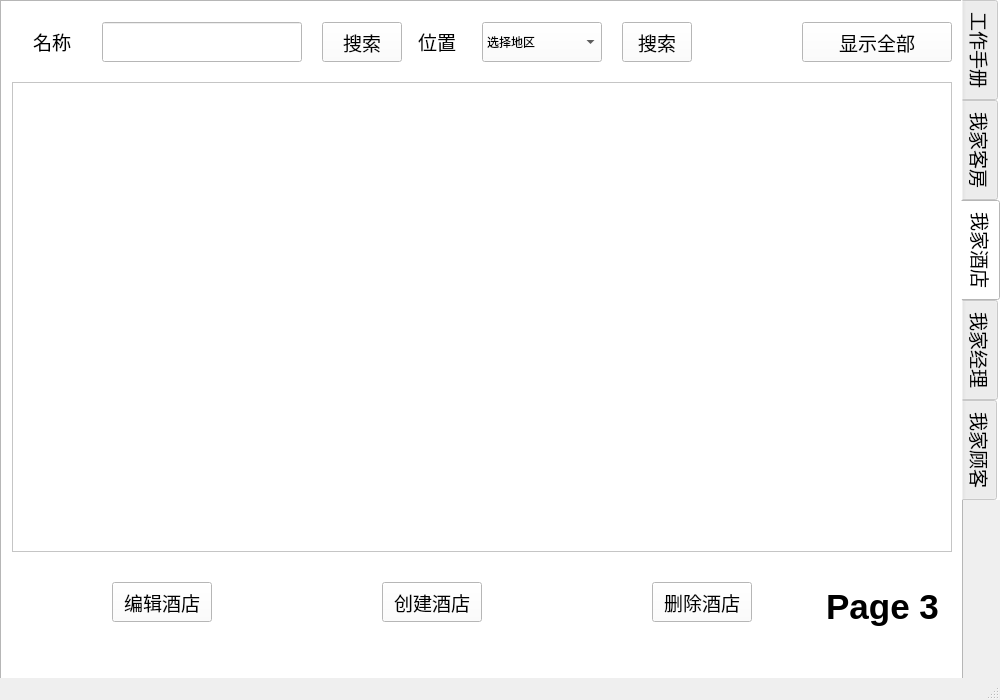
<?xml version="1.0" encoding="UTF-8"?>
<ui version="4.0">
 <class>bosswindow</class>
 <widget class="QMainWindow" name="bosswindow">
  <property name="geometry">
   <rect>
    <x>0</x>
    <y>0</y>
    <width>1000</width>
    <height>700</height>
   </rect>
  </property>
  <property name="minimumSize">
   <size>
    <width>1000</width>
    <height>700</height>
   </size>
  </property>
  <property name="maximumSize">
   <size>
    <width>1000</width>
    <height>700</height>
   </size>
  </property>
  <property name="windowTitle">
   <string>蛋壳行记</string>
  </property>
  <widget class="QWidget" name="centralwidget">
   <widget class="QTabWidget" name="tabWidget">
    <property name="geometry">
     <rect>
      <x>0</x>
      <y>0</y>
      <width>1000</width>
      <height>700</height>
     </rect>
    </property>
    <property name="font">
     <font>
      <family>等线</family>
      <pointsize>14</pointsize>
     </font>
    </property>
    <property name="styleSheet">
     <string notr="true">background-color: rgb(255, 255, 255);
color: rgb(0, 0, 0);</string>
    </property>
    <property name="tabPosition">
     <enum>QTabWidget::East</enum>
    </property>
    <property name="currentIndex">
     <number>2</number>
    </property>
    <widget class="QWidget" name="tab_5">
     <attribute name="title">
      <string>工作手册</string>
     </attribute>
     <widget class="QLabel" name="label_7">
      <property name="geometry">
       <rect>
        <x>0</x>
        <y>-35</y>
        <width>760</width>
        <height>731</height>
       </rect>
      </property>
      <property name="text">
       <string>&lt;html&gt;&lt;head/&gt;&lt;body&gt;&lt;p&gt;&lt;img src=&quot;:/image/images/timg.jpg&quot;/&gt;&lt;/p&gt;&lt;/body&gt;&lt;/html&gt;</string>
      </property>
     </widget>
     <widget class="QPushButton" name="bLogout">
      <property name="geometry">
       <rect>
        <x>815</x>
        <y>190</y>
        <width>100</width>
        <height>40</height>
       </rect>
      </property>
      <property name="font">
       <font>
        <family>等线</family>
        <pointsize>14</pointsize>
       </font>
      </property>
      <property name="text">
       <string>退出登录</string>
      </property>
     </widget>
     <widget class="QPushButton" name="bExit">
      <property name="geometry">
       <rect>
        <x>815</x>
        <y>330</y>
        <width>100</width>
        <height>40</height>
       </rect>
      </property>
      <property name="font">
       <font>
        <family>等线</family>
        <pointsize>14</pointsize>
       </font>
      </property>
      <property name="text">
       <string>退出系统</string>
      </property>
     </widget>
     <widget class="QLabel" name="label_4">
      <property name="geometry">
       <rect>
        <x>780</x>
        <y>560</y>
        <width>180</width>
        <height>80</height>
       </rect>
      </property>
      <property name="text">
       <string>&lt;html&gt;&lt;head/&gt;&lt;body&gt;&lt;p align=&quot;center&quot;&gt;&lt;span style=&quot; font-size:28pt; font-weight:600;&quot;&gt;Page 1&lt;/span&gt;&lt;/p&gt;&lt;/body&gt;&lt;/html&gt;</string>
      </property>
     </widget>
    </widget>
    <widget class="QWidget" name="tab_2">
     <attribute name="title">
      <string>我家客房</string>
     </attribute>
     <widget class="QPushButton" name="broomQuery1">
      <property name="geometry">
       <rect>
        <x>320</x>
        <y>20</y>
        <width>80</width>
        <height>40</height>
       </rect>
      </property>
      <property name="font">
       <font>
        <family>等线</family>
        <pointsize>14</pointsize>
       </font>
      </property>
      <property name="text">
       <string>搜索</string>
      </property>
     </widget>
     <widget class="QPushButton" name="broomShow">
      <property name="geometry">
       <rect>
        <x>810</x>
        <y>20</y>
        <width>130</width>
        <height>40</height>
       </rect>
      </property>
      <property name="font">
       <font>
        <family>等线</family>
        <pointsize>14</pointsize>
       </font>
      </property>
      <property name="text">
       <string>显示全部</string>
      </property>
     </widget>
     <widget class="QPushButton" name="broomEdit">
      <property name="geometry">
       <rect>
        <x>110</x>
        <y>580</y>
        <width>100</width>
        <height>40</height>
       </rect>
      </property>
      <property name="font">
       <font>
        <family>等线</family>
        <pointsize>14</pointsize>
       </font>
      </property>
      <property name="text">
       <string>编辑客房</string>
      </property>
     </widget>
     <widget class="QLineEdit" name="lroomQuery">
      <property name="geometry">
       <rect>
        <x>100</x>
        <y>20</y>
        <width>200</width>
        <height>40</height>
       </rect>
      </property>
     </widget>
     <widget class="QLabel" name="label_5">
      <property name="geometry">
       <rect>
        <x>30</x>
        <y>20</y>
        <width>60</width>
        <height>40</height>
       </rect>
      </property>
      <property name="font">
       <font>
        <family>等线</family>
        <pointsize>14</pointsize>
       </font>
      </property>
      <property name="text">
       <string>&lt;html&gt;&lt;head/&gt;&lt;body&gt;&lt;p align=&quot;center&quot;&gt;名称&lt;/p&gt;&lt;/body&gt;&lt;/html&gt;</string>
      </property>
     </widget>
     <widget class="QTableWidget" name="rTable">
      <property name="geometry">
       <rect>
        <x>10</x>
        <y>80</y>
        <width>940</width>
        <height>470</height>
       </rect>
      </property>
     </widget>
     <widget class="QLabel" name="label_2">
      <property name="geometry">
       <rect>
        <x>420</x>
        <y>20</y>
        <width>60</width>
        <height>40</height>
       </rect>
      </property>
      <property name="text">
       <string>&lt;html&gt;&lt;head/&gt;&lt;body&gt;&lt;p align=&quot;center&quot;&gt;&lt;span style=&quot; font-size:14pt;&quot;&gt;类型&lt;/span&gt;&lt;/p&gt;&lt;/body&gt;&lt;/html&gt;</string>
      </property>
     </widget>
     <widget class="QComboBox" name="cQuery">
      <property name="geometry">
       <rect>
        <x>490</x>
        <y>20</y>
        <width>170</width>
        <height>40</height>
       </rect>
      </property>
      <property name="styleSheet">
       <string notr="true">font: 14pt &quot;等线&quot;;</string>
      </property>
      <property name="currentIndex">
       <number>0</number>
      </property>
      <item>
       <property name="text">
        <string>选择房间类型</string>
       </property>
      </item>
      <item>
       <property name="text">
        <string>单人间</string>
       </property>
      </item>
      <item>
       <property name="text">
        <string>大床房</string>
       </property>
      </item>
      <item>
       <property name="text">
        <string>标间</string>
       </property>
      </item>
      <item>
       <property name="text">
        <string>家庭房</string>
       </property>
      </item>
      <item>
       <property name="text">
        <string>套房</string>
       </property>
      </item>
     </widget>
     <widget class="QPushButton" name="broomQuery2">
      <property name="geometry">
       <rect>
        <x>670</x>
        <y>20</y>
        <width>80</width>
        <height>40</height>
       </rect>
      </property>
      <property name="font">
       <font>
        <family>等线</family>
        <pointsize>14</pointsize>
       </font>
      </property>
      <property name="text">
       <string>搜索</string>
      </property>
     </widget>
     <widget class="QPushButton" name="broomAdd">
      <property name="geometry">
       <rect>
        <x>380</x>
        <y>580</y>
        <width>100</width>
        <height>40</height>
       </rect>
      </property>
      <property name="font">
       <font>
        <family>等线</family>
        <pointsize>14</pointsize>
       </font>
      </property>
      <property name="text">
       <string>添加客房</string>
      </property>
     </widget>
     <widget class="QPushButton" name="broomDel">
      <property name="geometry">
       <rect>
        <x>670</x>
        <y>580</y>
        <width>100</width>
        <height>40</height>
       </rect>
      </property>
      <property name="font">
       <font>
        <family>等线</family>
        <pointsize>14</pointsize>
       </font>
      </property>
      <property name="text">
       <string>删除客房</string>
      </property>
     </widget>
     <widget class="QLabel" name="label_12">
      <property name="geometry">
       <rect>
        <x>810</x>
        <y>580</y>
        <width>151</width>
        <height>61</height>
       </rect>
      </property>
      <property name="text">
       <string>&lt;html&gt;&lt;head/&gt;&lt;body&gt;&lt;p align=&quot;center&quot;&gt;&lt;span style=&quot; font-size:26pt; font-weight:600;&quot;&gt;Page 2&lt;/span&gt;&lt;/p&gt;&lt;/body&gt;&lt;/html&gt;</string>
      </property>
     </widget>
    </widget>
    <widget class="QWidget" name="Tab1">
     <attribute name="title">
      <string>我家酒店</string>
     </attribute>
     <widget class="QPushButton" name="bhotelQuery1">
      <property name="geometry">
       <rect>
        <x>320</x>
        <y>20</y>
        <width>80</width>
        <height>40</height>
       </rect>
      </property>
      <property name="font">
       <font>
        <family>等线</family>
        <pointsize>14</pointsize>
       </font>
      </property>
      <property name="text">
       <string>搜索</string>
      </property>
     </widget>
     <widget class="QPushButton" name="bhotelQuery2">
      <property name="geometry">
       <rect>
        <x>620</x>
        <y>20</y>
        <width>70</width>
        <height>40</height>
       </rect>
      </property>
      <property name="font">
       <font>
        <family>等线</family>
        <pointsize>14</pointsize>
       </font>
      </property>
      <property name="text">
       <string>搜索</string>
      </property>
     </widget>
     <widget class="QPushButton" name="bhotelShow">
      <property name="geometry">
       <rect>
        <x>800</x>
        <y>20</y>
        <width>150</width>
        <height>40</height>
       </rect>
      </property>
      <property name="font">
       <font>
        <family>等线</family>
        <pointsize>14</pointsize>
       </font>
      </property>
      <property name="text">
       <string>显示全部</string>
      </property>
     </widget>
     <widget class="QPushButton" name="bhotelEdit">
      <property name="geometry">
       <rect>
        <x>110</x>
        <y>580</y>
        <width>100</width>
        <height>40</height>
       </rect>
      </property>
      <property name="font">
       <font>
        <family>等线</family>
        <pointsize>14</pointsize>
       </font>
      </property>
      <property name="text">
       <string>编辑酒店</string>
      </property>
     </widget>
     <widget class="QPushButton" name="bhotelAdd">
      <property name="geometry">
       <rect>
        <x>380</x>
        <y>580</y>
        <width>100</width>
        <height>40</height>
       </rect>
      </property>
      <property name="font">
       <font>
        <family>等线</family>
        <pointsize>14</pointsize>
       </font>
      </property>
      <property name="text">
       <string>创建酒店</string>
      </property>
     </widget>
     <widget class="QPushButton" name="bhotelDel">
      <property name="geometry">
       <rect>
        <x>650</x>
        <y>580</y>
        <width>100</width>
        <height>40</height>
       </rect>
      </property>
      <property name="font">
       <font>
        <family>等线</family>
        <pointsize>14</pointsize>
       </font>
      </property>
      <property name="text">
       <string>删除酒店</string>
      </property>
     </widget>
     <widget class="QLabel" name="label">
      <property name="geometry">
       <rect>
        <x>20</x>
        <y>20</y>
        <width>60</width>
        <height>40</height>
       </rect>
      </property>
      <property name="font">
       <font>
        <family>等线</family>
        <pointsize>14</pointsize>
       </font>
      </property>
      <property name="text">
       <string>&lt;html&gt;&lt;head/&gt;&lt;body&gt;&lt;p align=&quot;center&quot;&gt;名称&lt;/p&gt;&lt;/body&gt;&lt;/html&gt;</string>
      </property>
     </widget>
     <widget class="QLineEdit" name="lhotelQuery">
      <property name="geometry">
       <rect>
        <x>100</x>
        <y>20</y>
        <width>200</width>
        <height>40</height>
       </rect>
      </property>
     </widget>
     <widget class="QTableWidget" name="hTable">
      <property name="geometry">
       <rect>
        <x>10</x>
        <y>80</y>
        <width>940</width>
        <height>470</height>
       </rect>
      </property>
     </widget>
     <widget class="QComboBox" name="cQuery2">
      <property name="geometry">
       <rect>
        <x>480</x>
        <y>20</y>
        <width>120</width>
        <height>40</height>
       </rect>
      </property>
      <property name="styleSheet">
       <string notr="true">font: 14pt &quot;等线&quot;;</string>
      </property>
      <property name="currentIndex">
       <number>0</number>
      </property>
      <item>
       <property name="text">
        <string>选择地区</string>
       </property>
      </item>
      <item>
       <property name="text">
        <string>海淀区</string>
       </property>
      </item>
      <item>
       <property name="text">
        <string>朝阳区</string>
       </property>
      </item>
      <item>
       <property name="text">
        <string>丰台区</string>
       </property>
      </item>
      <item>
       <property name="text">
        <string>东城区</string>
       </property>
      </item>
      <item>
       <property name="text">
        <string>西城区</string>
       </property>
      </item>
     </widget>
     <widget class="QLabel" name="label_9">
      <property name="geometry">
       <rect>
        <x>410</x>
        <y>20</y>
        <width>50</width>
        <height>40</height>
       </rect>
      </property>
      <property name="font">
       <font>
        <family>等线</family>
        <pointsize>14</pointsize>
       </font>
      </property>
      <property name="text">
       <string>&lt;html&gt;&lt;head/&gt;&lt;body&gt;&lt;p align=&quot;center&quot;&gt;&lt;span style=&quot; font-size:14pt;&quot;&gt;位置&lt;/span&gt;&lt;/p&gt;&lt;/body&gt;&lt;/html&gt;</string>
      </property>
     </widget>
     <widget class="QLabel" name="label_11">
      <property name="geometry">
       <rect>
        <x>800</x>
        <y>570</y>
        <width>161</width>
        <height>71</height>
       </rect>
      </property>
      <property name="text">
       <string>&lt;html&gt;&lt;head/&gt;&lt;body&gt;&lt;p align=&quot;center&quot;&gt;&lt;span style=&quot; font-size:26pt; font-weight:600;&quot;&gt;Page 3&lt;/span&gt;&lt;/p&gt;&lt;/body&gt;&lt;/html&gt;</string>
      </property>
     </widget>
    </widget>
    <widget class="QWidget" name="tab_3">
     <attribute name="title">
      <string>我家经理</string>
     </attribute>
     <widget class="QPushButton" name="bmanAdd">
      <property name="geometry">
       <rect>
        <x>300</x>
        <y>580</y>
        <width>100</width>
        <height>40</height>
       </rect>
      </property>
      <property name="font">
       <font>
        <family>等线</family>
        <pointsize>14</pointsize>
       </font>
      </property>
      <property name="text">
       <string>添加经理</string>
      </property>
     </widget>
     <widget class="QPushButton" name="bmanQuery">
      <property name="geometry">
       <rect>
        <x>340</x>
        <y>20</y>
        <width>100</width>
        <height>40</height>
       </rect>
      </property>
      <property name="font">
       <font>
        <family>等线</family>
        <pointsize>14</pointsize>
       </font>
      </property>
      <property name="text">
       <string>搜索</string>
      </property>
     </widget>
     <widget class="QPushButton" name="bmanShow">
      <property name="geometry">
       <rect>
        <x>800</x>
        <y>20</y>
        <width>150</width>
        <height>40</height>
       </rect>
      </property>
      <property name="font">
       <font>
        <family>等线</family>
        <pointsize>14</pointsize>
       </font>
      </property>
      <property name="text">
       <string>显示全部</string>
      </property>
     </widget>
     <widget class="QPushButton" name="bmanDel">
      <property name="geometry">
       <rect>
        <x>580</x>
        <y>580</y>
        <width>100</width>
        <height>40</height>
       </rect>
      </property>
      <property name="font">
       <font>
        <family>等线</family>
        <pointsize>14</pointsize>
       </font>
      </property>
      <property name="text">
       <string>删除经理</string>
      </property>
     </widget>
     <widget class="QLabel" name="label_6">
      <property name="geometry">
       <rect>
        <x>20</x>
        <y>20</y>
        <width>100</width>
        <height>40</height>
       </rect>
      </property>
      <property name="text">
       <string>&lt;html&gt;&lt;head/&gt;&lt;body&gt;&lt;p align=&quot;center&quot;&gt;&lt;span style=&quot; font-size:14pt;&quot;&gt;经理账号&lt;/span&gt;&lt;/p&gt;&lt;/body&gt;&lt;/html&gt;</string>
      </property>
     </widget>
     <widget class="QLineEdit" name="lmanQuery">
      <property name="geometry">
       <rect>
        <x>130</x>
        <y>20</y>
        <width>200</width>
        <height>40</height>
       </rect>
      </property>
     </widget>
     <widget class="QTableWidget" name="manTable">
      <property name="geometry">
       <rect>
        <x>10</x>
        <y>80</y>
        <width>940</width>
        <height>470</height>
       </rect>
      </property>
     </widget>
     <widget class="QLabel" name="label_10">
      <property name="geometry">
       <rect>
        <x>810</x>
        <y>580</y>
        <width>151</width>
        <height>61</height>
       </rect>
      </property>
      <property name="text">
       <string>&lt;html&gt;&lt;head/&gt;&lt;body&gt;&lt;p align=&quot;center&quot;&gt;&lt;span style=&quot; font-size:26pt; font-weight:600;&quot;&gt;Page 4&lt;/span&gt;&lt;/p&gt;&lt;/body&gt;&lt;/html&gt;</string>
      </property>
     </widget>
    </widget>
    <widget class="QWidget" name="tab">
     <attribute name="title">
      <string>我家顾客</string>
     </attribute>
     <widget class="QLabel" name="label_3">
      <property name="geometry">
       <rect>
        <x>20</x>
        <y>20</y>
        <width>111</width>
        <height>40</height>
       </rect>
      </property>
      <property name="text">
       <string>&lt;html&gt;&lt;head/&gt;&lt;body&gt;&lt;p align=&quot;center&quot;&gt;&lt;span style=&quot; font-size:14pt;&quot;&gt;顾客账号&lt;/span&gt;&lt;/p&gt;&lt;/body&gt;&lt;/html&gt;</string>
      </property>
     </widget>
     <widget class="QLineEdit" name="lcusQuery">
      <property name="geometry">
       <rect>
        <x>140</x>
        <y>20</y>
        <width>200</width>
        <height>40</height>
       </rect>
      </property>
     </widget>
     <widget class="QPushButton" name="bcusQuery">
      <property name="geometry">
       <rect>
        <x>370</x>
        <y>20</y>
        <width>80</width>
        <height>40</height>
       </rect>
      </property>
      <property name="font">
       <font>
        <family>等线</family>
        <pointsize>14</pointsize>
       </font>
      </property>
      <property name="text">
       <string>搜索</string>
      </property>
     </widget>
     <widget class="QPushButton" name="bcusShow">
      <property name="geometry">
       <rect>
        <x>710</x>
        <y>20</y>
        <width>100</width>
        <height>40</height>
       </rect>
      </property>
      <property name="font">
       <font>
        <family>等线</family>
        <pointsize>14</pointsize>
       </font>
      </property>
      <property name="text">
       <string>全部显示</string>
      </property>
     </widget>
     <widget class="QPushButton" name="bcusDel">
      <property name="geometry">
       <rect>
        <x>450</x>
        <y>580</y>
        <width>100</width>
        <height>40</height>
       </rect>
      </property>
      <property name="font">
       <font>
        <family>等线</family>
        <pointsize>14</pointsize>
       </font>
      </property>
      <property name="text">
       <string>删除顾客</string>
      </property>
     </widget>
     <widget class="QTableWidget" name="cusTable">
      <property name="geometry">
       <rect>
        <x>10</x>
        <y>80</y>
        <width>950</width>
        <height>470</height>
       </rect>
      </property>
     </widget>
     <widget class="QLabel" name="label_8">
      <property name="geometry">
       <rect>
        <x>790</x>
        <y>580</y>
        <width>171</width>
        <height>61</height>
       </rect>
      </property>
      <property name="text">
       <string>&lt;html&gt;&lt;head/&gt;&lt;body&gt;&lt;p align=&quot;center&quot;&gt;&lt;span style=&quot; font-size:26pt; font-weight:600;&quot;&gt;Page 5&lt;/span&gt;&lt;/p&gt;&lt;/body&gt;&lt;/html&gt;</string>
      </property>
     </widget>
    </widget>
   </widget>
  </widget>
  <widget class="QMenuBar" name="menubar">
   <property name="geometry">
    <rect>
     <x>0</x>
     <y>0</y>
     <width>1000</width>
     <height>26</height>
    </rect>
   </property>
  </widget>
  <widget class="QStatusBar" name="statusbar"/>
 </widget>
 <resources/>
 <connections/>
</ui>
